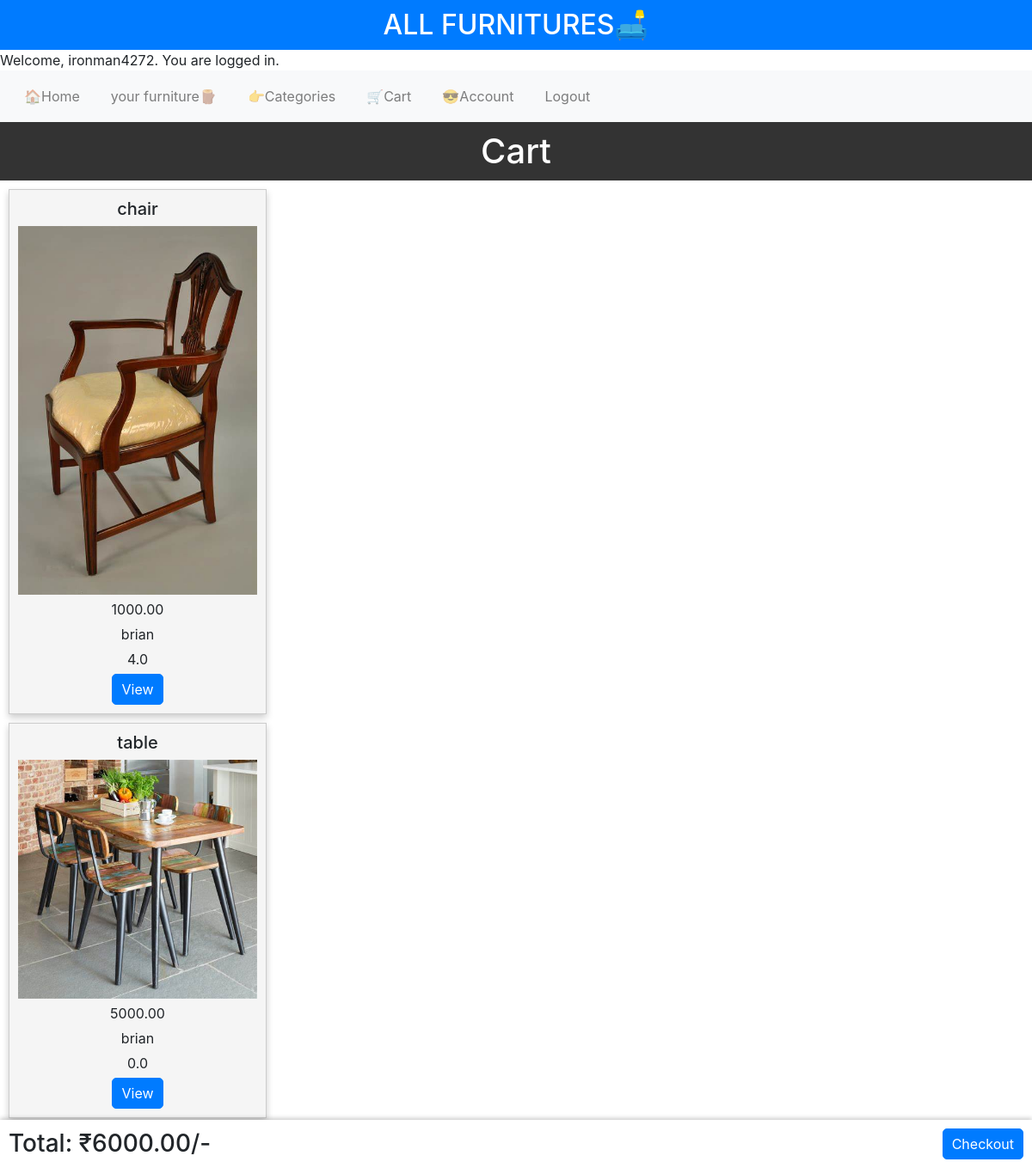
The app's page /Cart (signed in), older data.
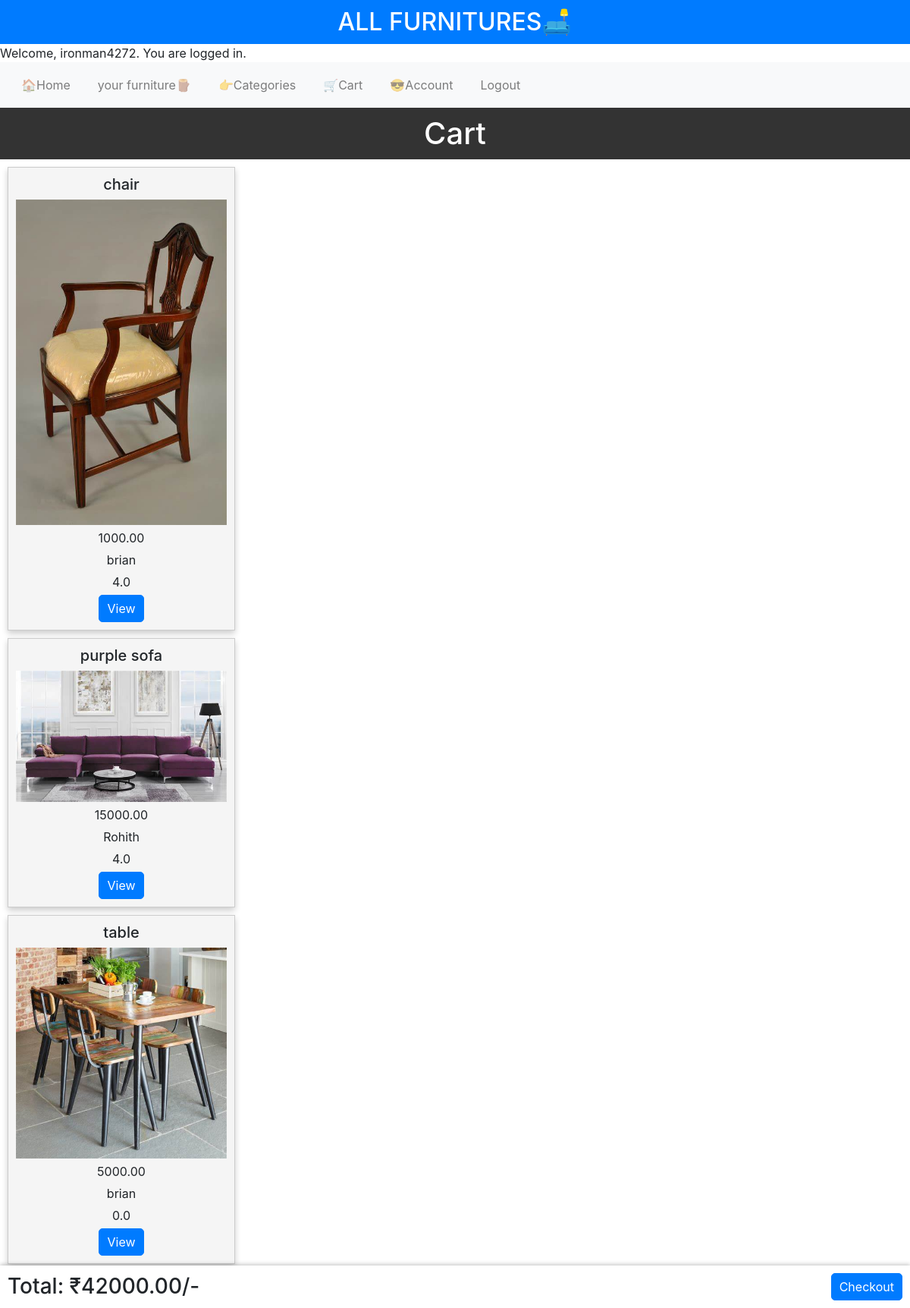
The same page, newer data.
### allfurnitures/models.py (models this page shows, shortened)
class User(AbstractUser):
    pass

class Cart(models.Model):
    user = models.ForeignKey(User, on_delete=models.CASCADE, related_name="carts")
    furniture = models.ForeignKey(Furniture, on_delete=models.CASCADE, related_name="carts")
    quantity = models.IntegerField(default=1)

class Furniture(models.Model):
    name = models.CharField(max_length=64)
    price = models.DecimalField(max_digits=10, decimal_places=2)
    description = models.TextField()
    image = models.ImageField(upload_to='furnitures', default='allfurnitures/furnitures/default.jpg')
    category = models.CharField(max_length=64)
    user = models.ForeignKey(User, on_delete=models.CASCADE, related_name="furnitures")
    date = models.DateTimeField(auto_now_add=True)
    rating = models.DecimalField(max_digits=2, decimal_places=1, default=0)

### allfurnitures/views.py (the view, shortened to what this page needs)
# urls.py: path("Cart",views.cart,name="Cart"),
@login_required
def cart(request):
    if request.method=="GET":
        carts= request.user.carts.all()
        bill= sum([cart.furniture.price*cart.quantity for cart in carts])
        return render(request, "allfurnitures/cart.html",{
            "carts": request.user.carts.all(),
            "bill": bill
        })

### allfurnitures/templates/allfurnitures/cart.html
{% extends "allfurnitures/layout.html" %}
{% load static %}
{% block body %}
<div>
    <h1>Cart</h1>
    {% for cart in carts %}
    <div class="card_body">
        <h3>{{ cart.furniture.name }}</h3>
        <span>
            <img src="{{ cart.furniture.image.url }}" alt="{{ cart.furniture.name }}">
        </span>
        <p>{{ cart.furniture.price }}</p>
        <p>{{ cart.furniture.user }}</p>
        <p>{{ cart.furniture.rating }}</p>
        <a href="{% url 'furnituredetails' cart.furniture.id %}"  class="btn btn-primary" >View</a>
    </div>
    {% endfor %}
    <br>
    <br>
    <div id="show_bill">
        <h3>Total: ₹{{ bill }}/-</h3>
        <a href="#" class="btn btn-primary">Checkout</a>
    </div>
</div>
{% endblock %}
{% block script %}
 <link href="{% static 'allfurnitures/cart.css' %}" rel="stylesheet" >
{% endblock %}

### allfurnitures/templates/allfurnitures/layout.html (shortened to what this page needs)
{% load static %}
<!DOCTYPE html>
<html lang="en">
<head>
    <link rel="stylesheet" href="https://maxcdn.bootstrapcdn.com/bootstrap/4.5.2/css/bootstrap.min.css">
    <link href="{% static 'allfurnitures/styles.css' %}" rel="stylesheet">
    {% block script %}
    {% endblock %}
</head>
<body>
    <h2>ALL FURNITURES🛋️</h2>
    {% if user.is_authenticated %}
        <p>Welcome, {{ user.username }}. You are logged in.</p>
        <nav class="navbar navbar-expand-lg navbar-light bg-light">
        <ul class="navbar-nav mr-auto">
            <li class="nav-item" ><a class="nav-link" href="{% url 'index' %}">🏠Home</a></li>
            <li class="nav-item"><a class="nav-link" href="{% url 'yourfurniture' %}">your furniture🪵</a></li>
            <li class="nav-item"><a class="nav-link" href="{% url 'categories' %}">👉Categories</a></li>
            <li class="nav-item"><a class="nav-link" href="{% url 'Cart' %}">🛒Cart</a></li>
            <li class="nav-item"><a class="nav-link" href="{% url 'Account' %}">😎Account</a></li>
            <li class="nav-item"><a  class="nav-link" href="{% url 'logout' %}" >Logout</a></li>
        </ul>
        </nav>
     {% else %}
        <a href="{% url 'login' %}" class="btn btn-primary">Login</a>
        <a href="{% url 'register' %}" class="btn btn-primary">Register</a>
    {% endif %}
    {% block body %}
    {% endblock %}
</body>
</html>

### allfurnitures/static/allfurnitures/styles.css (style rules this page uses)
body, h2, p { margin: 0; padding: 0; }
h2 { background-color: #007BFF; color: #fff; padding: 10px; text-align: center; }
.navbar { background-color: #f8f9fa; padding: 10px; }
.navbar ul { list-style: none; display: flex; justify-content: center; margin: 0; padding: 0; }
.navbar li { margin: 0 10px; }
.card_body { width: 300px; padding: 10px; border: 1px solid #ccc; margin: 10px; text-align: center; background-color: #fff; box-shadow: 0 4px 8px rgba(0, 0, 0, 0.2); }
.card_body h3 { font-size: 20px; }
.card_body img { max-width: 100%; height: auto; }
.card_body p { margin: 5px 0; }
.btn-primary { background-color: #007BFF; color: #fff; padding: 5px 10px; text-decoration: none; border-radius: 5px; transition: background-color 0.3s; }

### allfurnitures/static/allfurnitures/cart.css (style rules this page uses)
body, h1, p { margin: 0; padding: 0; }
h1 { background-color: #333; color: #fff; padding: 10px; text-align: center; }
.card_body { width: 300px; padding: 10px; border: 1px solid #ccc; margin: 10px; text-align: center; background-color: #f5f5f5; box-shadow: 0 4px 8px rgba(0, 0, 0, 0.2); }
.card_body h3 { font-size: 20px; }
.card_body img { max-width: 100%; height: auto; }
.card_body p { margin: 5px 0; }
.btn-primary { background-color: #007BFF; color: #fff; padding: 5px 10px; text-decoration: none; border-radius: 5px; transition: background-color 0.3s; }
#show_bill { position: fixed; bottom: 0; left: 0; width: 100%; background-color: #fff; padding: 10px; box-shadow: 0 -2px 5px rgba(0, 0, 0, 0.2); display: flex; justify-content: space-between; align-items: center; }
#show_bill h3 { margin: 0; }

Row changes from the older to the newer data that the page shows:
added Cart: furniture.name "purple sofa", furniture.image (picture), furniture.price "15000.00", furniture.user "Rohith", furniture.rating "4.0"
Text that changed along with them:
{{ bill }}: "6000.00" → "42000.00"
